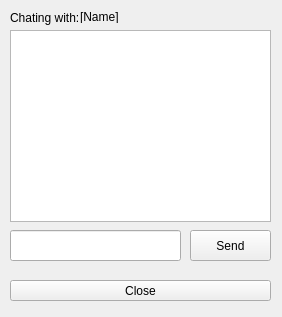
<?xml version="1.0" encoding="UTF-8"?>
<ui version="4.0">
 <class>client_chat</class>
 <widget class="QWidget" name="client_chat">
  <property name="geometry">
   <rect>
    <x>0</x>
    <y>0</y>
    <width>282</width>
    <height>317</height>
   </rect>
  </property>
  <property name="windowTitle">
   <string>Form</string>
  </property>
  <widget class="QTextBrowser" name="messageDisplayBrowser">
   <property name="geometry">
    <rect>
     <x>10</x>
     <y>30</y>
     <width>261</width>
     <height>192</height>
    </rect>
   </property>
  </widget>
  <widget class="QLabel" name="label">
   <property name="geometry">
    <rect>
     <x>10</x>
     <y>10</y>
     <width>71</width>
     <height>16</height>
    </rect>
   </property>
   <property name="text">
    <string>Chating with:</string>
   </property>
  </widget>
  <widget class="QLabel" name="label_2">
   <property name="geometry">
    <rect>
     <x>80</x>
     <y>10</y>
     <width>47</width>
     <height>13</height>
    </rect>
   </property>
   <property name="text">
    <string>[Name]</string>
   </property>
  </widget>
  <widget class="QLineEdit" name="lineEdit">
   <property name="geometry">
    <rect>
     <x>10</x>
     <y>230</y>
     <width>171</width>
     <height>31</height>
    </rect>
   </property>
  </widget>
  <widget class="QPushButton" name="sendButton">
   <property name="geometry">
    <rect>
     <x>190</x>
     <y>230</y>
     <width>81</width>
     <height>31</height>
    </rect>
   </property>
   <property name="text">
    <string>Send</string>
   </property>
  </widget>
  <widget class="QPushButton" name="closeChatButton">
   <property name="geometry">
    <rect>
     <x>10</x>
     <y>280</y>
     <width>261</width>
     <height>21</height>
    </rect>
   </property>
   <property name="text">
    <string>Close</string>
   </property>
  </widget>
 </widget>
 <resources/>
 <connections/>
</ui>
